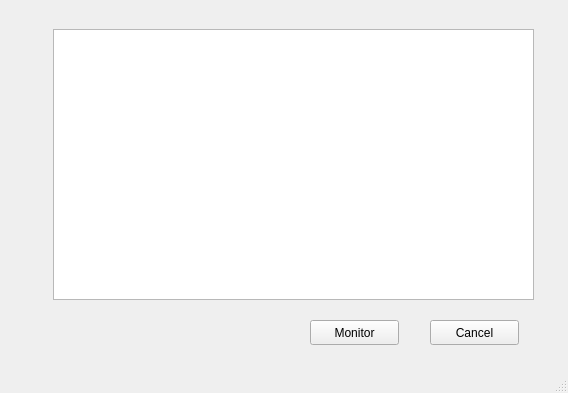
<?xml version="1.0" encoding="UTF-8"?>
<ui version="4.0">
 <class>TerminalWindow</class>
 <widget class="QMainWindow" name="TerminalWindow">
  <property name="geometry">
   <rect>
    <x>0</x>
    <y>0</y>
    <width>568</width>
    <height>393</height>
   </rect>
  </property>
  <property name="windowTitle">
   <string>TerminalWindow</string>
  </property>
  <widget class="QWidget" name="centralwidget">
   <widget class="QWidget" name="widget" native="true">
    <property name="geometry">
     <rect>
      <x>30</x>
      <y>20</y>
      <width>511</width>
      <height>351</height>
     </rect>
    </property>
    <widget class="QTextEdit" name="textEdit">
     <property name="geometry">
      <rect>
       <x>23</x>
       <y>9</y>
       <width>481</width>
       <height>271</height>
      </rect>
     </property>
    </widget>
    <widget class="QPushButton" name="pushButton">
     <property name="geometry">
      <rect>
       <x>400</x>
       <y>300</y>
       <width>89</width>
       <height>25</height>
      </rect>
     </property>
     <property name="text">
      <string>Cancel</string>
     </property>
    </widget>
    <widget class="QPushButton" name="pushButton_2">
     <property name="geometry">
      <rect>
       <x>280</x>
       <y>300</y>
       <width>89</width>
       <height>25</height>
      </rect>
     </property>
     <property name="text">
      <string>Monitor</string>
     </property>
    </widget>
   </widget>
  </widget>
  <widget class="QStatusBar" name="statusbar"/>
 </widget>
 <resources/>
 <connections/>
</ui>
